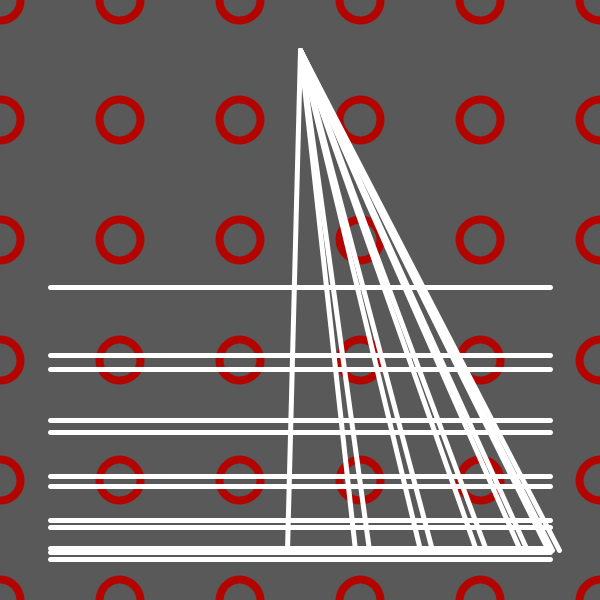
Frame 1 (no input)
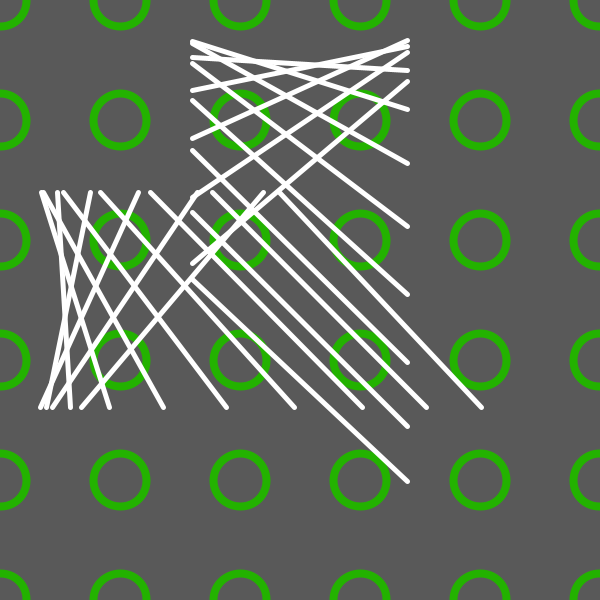
Frame 60 (the mouse pressed at the canvas centre just before this capture)
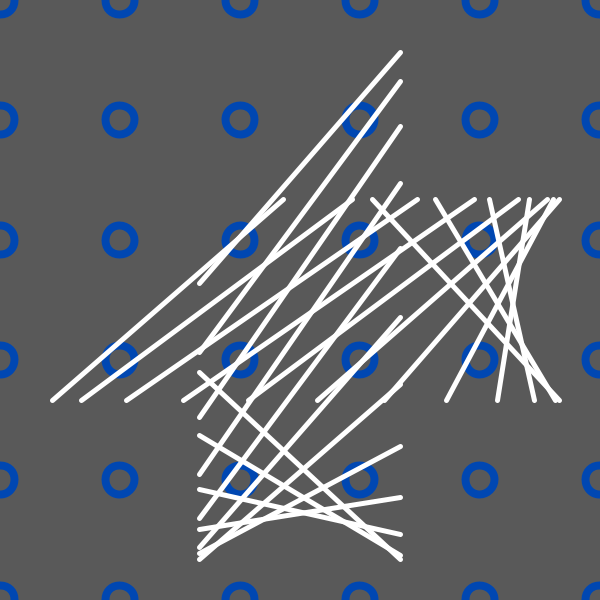
Frame 120 (the mouse held since frame 60 and released just before this capture)

The Processing sketch that drew these frames (run headless with seeded random() and noise(); from frame 60 on, the mouse is pressed at the canvas centre):

// Processing sketch: s10c01_v2
// ── s10c01_v2.pde
// Expresión Digital - Diseño Digital - UDD - 2016
// Francisco Barría
// s10c01

/*
Carrusel doble cruzado de líneas blancas, con variación en ángulo y forma según periodos distintos (T1=2,5, T2=7,5).
 Adicionalmente el fondo es una grilla de esferas sin fondo de color arcoíris oscilante, que pulsan cambiando su tamaño.
 Se intentó usar class para trabajar los voids, pero el código se volvió muy complejo y la conversión a class se volvió muy hostil.
 */


int i, j;                                 // i&j corresponden a las coordenadas para la grilla de esferas.
float a, b, e, k, x, y, x1, y1, y2;      
boolean d, h;                             // On/Off que producen las variaciones.

Objeto o;

void setup() {
  size (600, 600);
  colorMode(HSB, 100);                     // HSB para facilitar el cambio del color c1.
  o = new Objeto();                        // Indicar que o, corresponde a Objeto.
}

void draw() {

  background(0, 0, 35);
  noFill();

  o.aumen();                          // Aqui estan las variables que crean el movimiento de las figuras y grillas.
  o.grilla();                         // Grilla de esferas de colores arcoiris.
  o.lineas();                         // Grilla de las lineas blancas en constante movimiento.
  o.timer1();                         // Contiene las variables de cambio para (d).
  o.timer2();                         // Contiene las variables de cambio para (h).


  if (frameCount % 150 == 0) {              // Gatillante para cambio cada 2,5 seg (Tamaño).

    d=!d;
  }
  if (frameCount % 450 == 0) {              // Gatillante para cambio cada 7,5 seg (Cono).

    h=!h;
  }
}
// ── Objeto.pde
class Objeto {
  int f;                                           
  float a, b, e, k, x1, y1, y2;                                                                    
  color c1, c2;

  Objeto() {
    x = 0;  
    y = 0;    
    a = 0;     
    b = 0;   
    c2 = color (0, 0, 100);
  }
  void aumen() {                    // a y b son variables que crean el movimiento y cambian el color.
    a++;                                                            
    b++;
    x1= -e;                         // Variacion en las lineas blancas (leve diagonalidad).
    y1 = 50+ e;                     // Cima grilla lineas blancas, con variacion periodica.                                             
    y2 = 550- e;                    // Sima grilla lineas blancas, con variacion periodica.
    if (b>200) {                    // Necesitaba que b siguiera un ciclo de (0-200) para cambiar el color.
      b*=0;
    }
  }
  void grilla() {                   // Doble for de elipses creciendo en tamaño y cambiando de color.
    strokeWeight(8);
    for (i= 0; i<= width; i+= 120) {
      for (j= 0; j<= height; j+= 120) {
        c1= color (b/2, 100, 70);   
        stroke(c1);
        ellipse (i, j, 40+14*sin(a/30), 40+14*sin(a/30));
      }
    }
  }


  void lineas() {           /* Malla de lineas blancas en una grilla, con dos funciones,
                               con sus parametros invertidos para formar una cruz.*/
    stroke(c2);
    strokeWeight(5);
    for (x = 0; x < width; x+=50) {
      line(y1, (width/2)-260*sin(((a/20)+x)), 
        y2, (width/2)-260*sin(((a+x1)/20)+x));
    }

    for (x = 0; x<width; x+=50) {
      line((width/2)-260*sin(((a/20)+x)*k), y1, // La variable (k) logra el cono.
        (width/2)-260*sin(((a+x1)/20)+x), y2);
    }
  }

  void timer1() {                // Movimiento suave del cambio de grilla.
    if (d == true) {
      f = 0;
      e = lerp(e, f, .05);
    }
    if (d == false) {
      f = 150;
      e = lerp(e, f, .05);
    }
  }
  void timer2() {                // Cambio a cono.
    if (h == true) {
      k = 0;
    }
    if (h == false) {
      k = 1;
    }
  }
}
